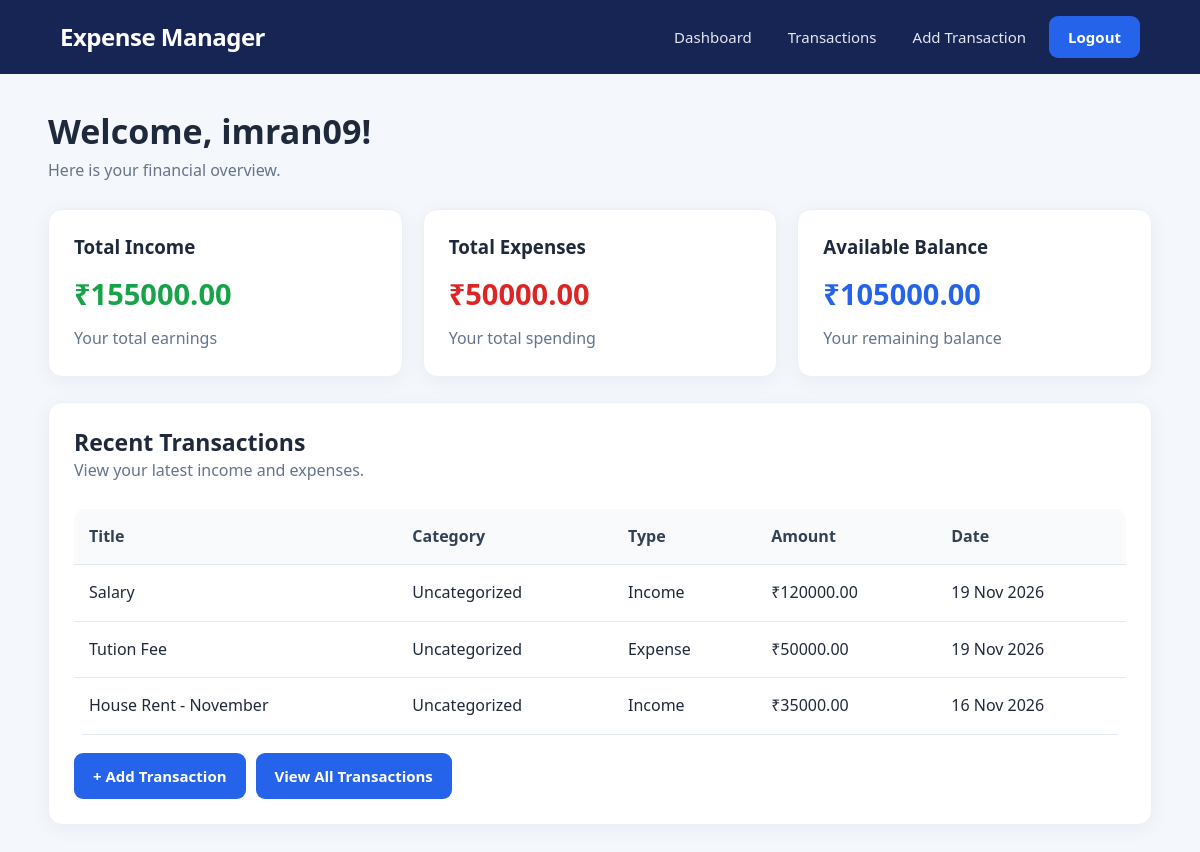
The app's page / (signed in) with its own data.
### expenses/models.py (models this page shows, shortened)
class Expense(models.Model):
    TRANSACTION_TYPES = [('income', 'Income'),('expense', 'Expense'),]
    user = models.ForeignKey(User, on_delete=models.CASCADE)
    title = models.CharField(max_length=200)
    amount = models.DecimalField(max_digits=10, decimal_places=2)
    transaction_type = models.CharField(max_length=10, choices=TRANSACTION_TYPES, default='expense')
    category = models.ForeignKey(Category, on_delete=models.SET_NULL, null=True, blank=True)
    description = models.TextField(blank=True)
    date = models.DateField()
    created_at = models.DateTimeField(auto_now_add=True)

### expenses/views.py (the view)
# urls.py: path('', views.dashboard, name='dashboard'),
@login_required
def dashboard(request):
    expenses = Expense.objects.filter(user=request.user)
    total_income = expenses.filter(
        transaction_type='income'
    ).aggregate(total=Sum('amount'))['total'] or 0
    total_expense = expenses.filter(
        transaction_type='expense'
    ).aggregate(total=Sum('amount'))['total'] or 0
    balance = total_income - total_expense
    context = {
        'total_income': total_income,
        'total_expense': total_expense,
        'balance': balance,
        'recent_transactions': expenses.order_by('-date', '-id')[:5],
    }
    return render(request, 'expenses/dashboard.html', context)

### expenses/templates/expenses/dashboard.html (shortened to what this page needs)
{% extends 'base.html' %}
{% block content %}
<div class="page-header">
    <h1>Welcome, {{ request.user.username }}!</h1>
    <p>Here is your financial overview.</p>
</div>
<div class="grid">
    <div class="card">
        <h3>Total Income</h3>
        <div class="amount income">
            ₹{{ total_income|floatformat:2 }}
        </div>
        <p style="margin-top: 8px;">Your total earnings</p>
    </div>
    <div class="card">
        <h3>Total Expenses</h3>
        <div class="amount expense">
            ₹{{ total_expense|floatformat:2 }}
        </div>
        <p style="margin-top: 8px;">Your total spending</p>
    </div>
    <div class="card">
        <h3>Available Balance</h3>
        <div class="amount balance">
            ₹{{ balance|floatformat:2 }}
        </div>
        <p style="margin-top: 8px;">Your remaining balance</p>
    </div>
</div>
<div class="card">
    <div class="page-header">
        <h2>Recent Transactions</h2>
        <p>View your latest income and expenses.</p>
    </div>
    <div class="table-wrapper">
        <table>
            <thead>
                <tr>
                    <th>Title</th>
                    <th>Category</th>
                    <th>Type</th>
                    <th>Amount</th>
                    <th>Date</th>
                </tr>
            </thead>
            <tbody>
                {% for item in recent_transactions %}
                <tr>
                    <td>{{ item.title }}</td>
                    <td>
                        {{ item.category|default:"Uncategorized" }}
                    </td>
                    <td>{{ item.get_transaction_type_display }}</td>
                    <td>
                        ₹{{ item.amount|floatformat:2 }}
                    </td>
                    <td>{{ item.date|date:"d M Y" }}</td>
                </tr>
                {% empty %}
                <tr>
                    <td colspan="5" class="empty-state">
                        No transactions available yet.
                    </td>
                </tr>
                {% endfor %}
            </tbody>
        </table>
    </div>
    <div class="actions">
        <a href="{% url 'add_expense' %}" class="btn">
            + Add Transaction
        </a>
        <a href="{% url 'expense_list' %}" class="btn">
            View All Transactions
        </a>
    </div>
</div>
{% endblock %}

### expense_manager/templates/base.html (shortened to what this page needs)
<!DOCTYPE html>
<html lang="en">
<head>
</head>
<body>
<nav>
    <h2>Expense Manager</h2>
    <div class="nav-links">
        {% if user.is_authenticated %}
            <a href="{% url 'dashboard' %}">Dashboard</a>
            <a href="{% url 'expense_list' %}">Transactions</a>
            <a href="{% url 'add_expense' %}">Add Transaction</a>
            <form method="POST" action="{% url 'logout' %}" style="width:auto;">
                <button type="submit" class="logout-btn">Logout</button>
            </form>
        {% else %}
            <a href="{% url 'login' %}">Login</a>
            <a href="{% url 'register' %}">Register</a>
        {% endif %}
    </div>
</nav>
<div class="container">
    {% block content %}
    {% endblock %}
</div>
</body>
</html>

### expense_manager/templates/base.html (style rules this page uses)
* { margin: 0; padding: 0; box-sizing: border-box; }
:root { --primary: #2563eb; --primary-dark: #1d4ed8; --navy: #172554; --background: #f4f7fc; --white: #ffffff; --text: #1e293b; --muted: #64748b; --border: #e2e8f0; --green: #16a34a; --red: #dc2626; --radius: 14px; }
body { font-family: 'Segoe UI', Arial, sans-serif; background: var(--background); color: var(--text); line-height: 1.6; min-height: 100vh; }
nav { background: var(--navy); color: white; padding: 16px 5%; display: flex; justify-content: space-between; align-items: center; flex-wrap: wrap; gap: 15px; }
nav h2 { font-size: 24px; font-weight: 700; letter-spacing: -0.5px; }
.nav-links { display: flex; align-items: center; flex-wrap: wrap; gap: 10px; }
nav a { color: #e2e8f0; text-decoration: none; padding: 9px 13px; border-radius: 8px; font-size: 15px; transition: 0.2s; }
.container { width: 92%; max-width: 1200px; margin: 35px auto; min-height: 70vh; }
h1, h2, h3 { line-height: 1.3; }
h1 { font-size: clamp(25px, 4vw, 34px); margin-bottom: 5px; }
h2 { font-size: 23px; }
p { color: var(--muted); }
.card { background: var(--white); padding: 25px; border-radius: var(--radius); box-shadow: 0 4px 20px rgba(15, 23, 42, 0.05); border: 1px solid #edf0f5; margin-bottom: 22px; }
.grid { display: grid; grid-template-columns: repeat(3, minmax(0, 1fr)); gap: 20px; margin: 25px 0; }
.grid .card { margin-bottom: 0; }
.amount { font-size: clamp(22px, 3vw, 29px); font-weight: 750; margin-top: 12px; overflow-wrap: anywhere; }
.income { color: var(--green); }
.expense { color: var(--red); }
.balance { color: var(--primary); }
form { width: 100%; }
button, .btn { display: inline-block; background: var(--primary); color: white; padding: 11px 19px; border: none; border-radius: 9px; font-size: 15px; font-weight: 600; text-decoration: none; cursor: pointer; font-family: inherit; transition: 0.2s; }
.logout-btn { background: #2563eb; }
.table-wrapper { width: 100%; overflow-x: auto; border-radius: 10px; }
table { width: 100%; min-width: 600px; border-collapse: collapse; background: white; }
th, td { padding: 15px; border-bottom: 1px solid var(--border); text-align: left; white-space: nowrap; }
th { background: #f8fafc; font-weight: 700; color: #334155; }
.page-header { margin-bottom: 25px; }
.actions { display: flex; flex-wrap: wrap; gap: 10px; margin-top: 18px; }

### records on screen
Expense: title "Salary", category "Uncategorized", transaction_type "Income", amount "120000.00", date "19 Nov 2026"
Expense: title "Tution Fee", category "Uncategorized", transaction_type "Expense", amount "50000.00", date "19 Nov 2026"
Expense: title "House Rent - November", category "Uncategorized", transaction_type "Income", amount "35000.00", date "16 Nov 2026"

### other values on screen
{{ request.user.username }} "imran09"
{{ total_income|floatformat:2 }} "155000.00"
{{ total_expense|floatformat:2 }} "50000.00"
{{ balance|floatformat:2 }} "105000.00"
